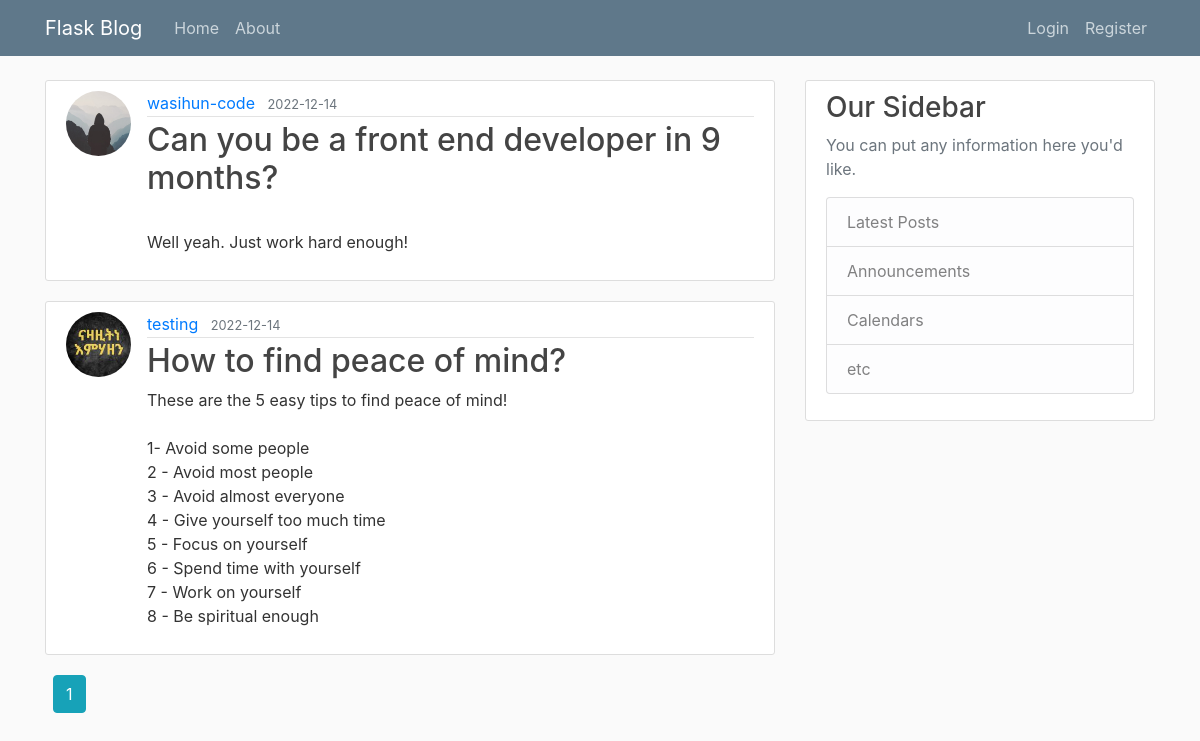
The app's page /index, older data.
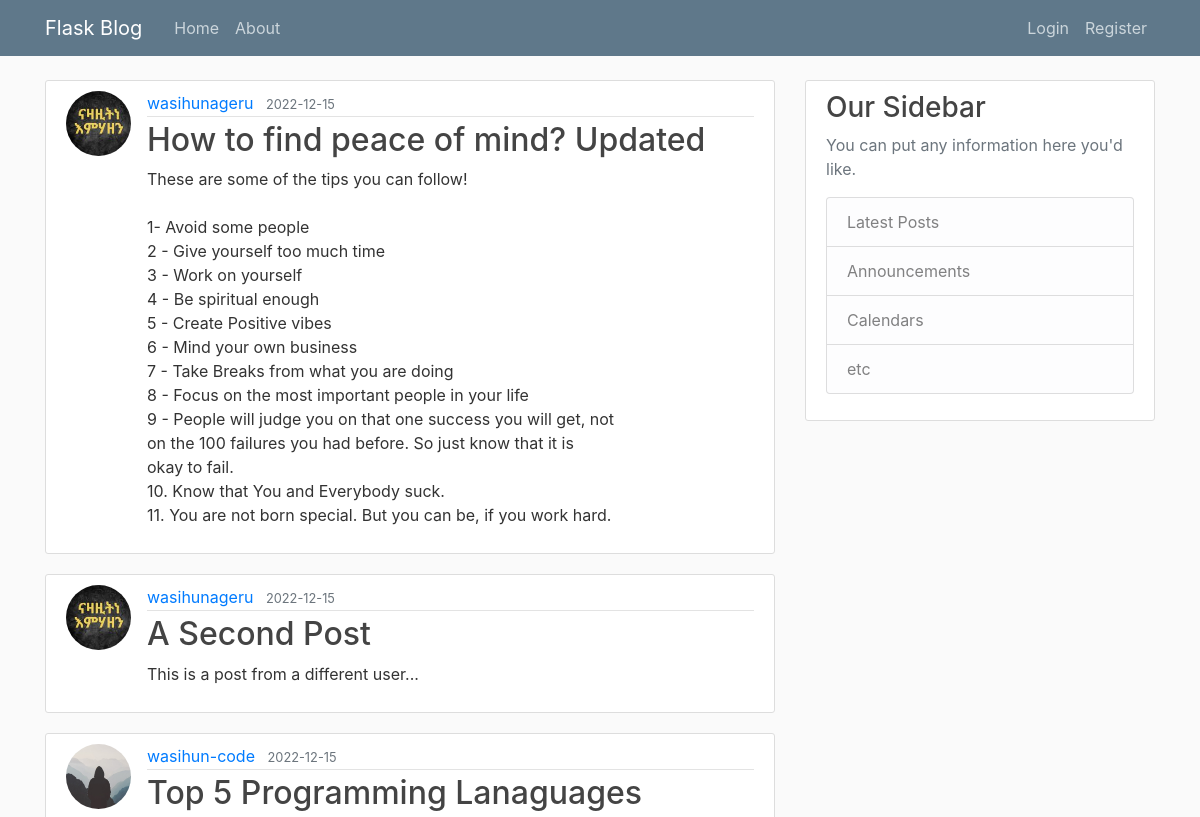
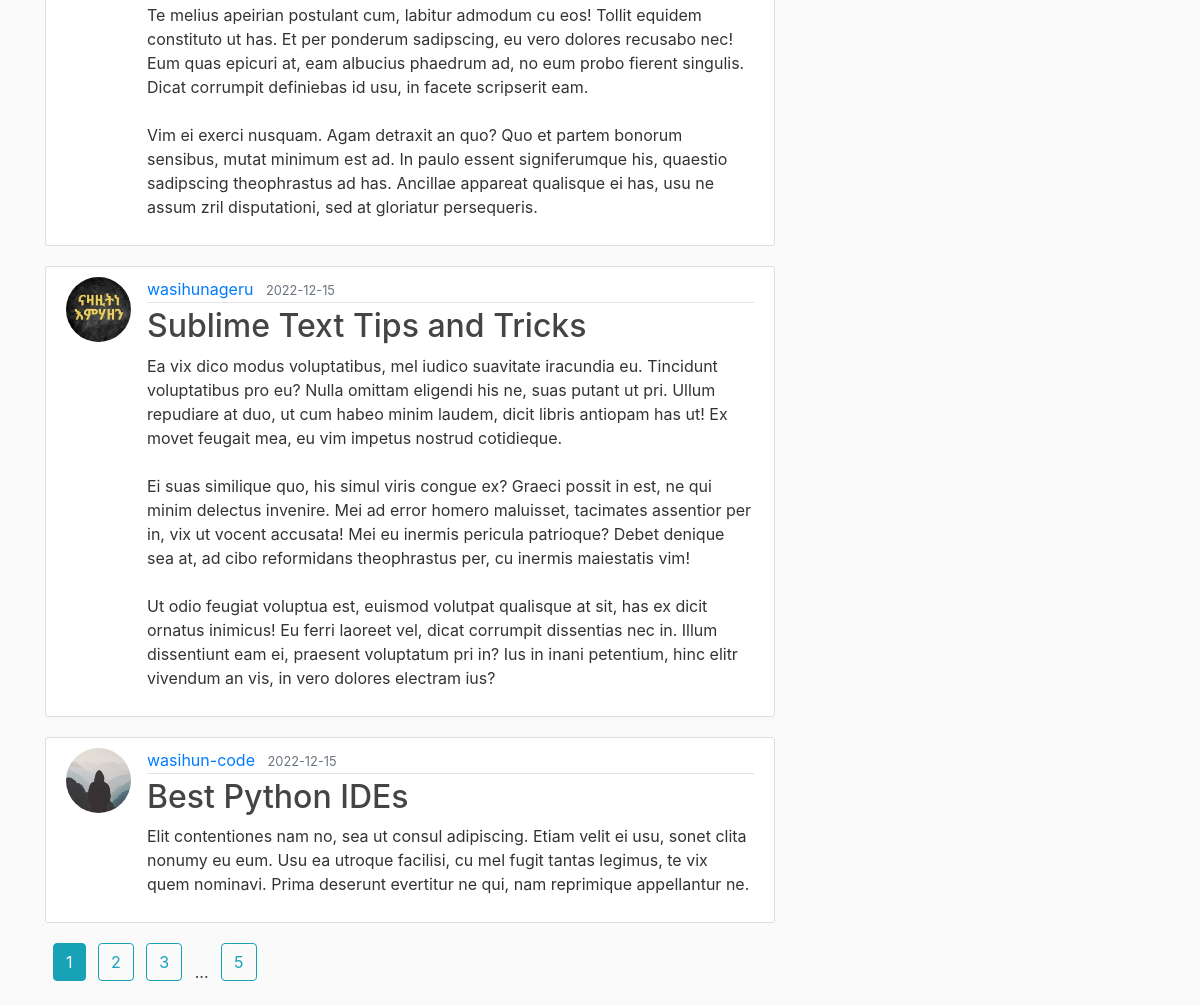
The same page, newer data (2 pictures, top to bottom).
### flaskblog/models.py (models this page shows, shortened)
class Post(db.Model):
    id = db.Column(db.Integer, primary_key=True)
    title = db.Column(db.String(100), nullable=False, unique=True)
    date_posted = db.Column(db.DateTime, nullable=False, default=datetime.utcnow())
    content = db.Column(db.Text, nullable=False)
    user_id = db.Column(db.Integer, db.ForeignKey("user.id"), nullable=False)

class User(db.Model, UserMixin):
    id = db.Column(db.Integer, primary_key=True)
    username = db.Column(db.String(20), unique=True, nullable=False)
    email = db.Column(db.String(120), unique=True, nullable=False)
    password = db.Column(db.String(60), nullable=False)
    image = db.Column(
        db.String(20),
        nullable=False,
        default="default.jpg",
    )
    posts = db.relationship("Post", backref="author", lazy=True)

### flaskblog/main/routes.py (the view)
@main.route("/")
@main.route("/index")
def index() -> str:
    page = request.args.get("page", 1, type=int)
    posts = Post.query.order_by(Post.date_posted.desc()).paginate(per_page=5, page=page)
    return render_template("main/index.html", posts=posts)

### flaskblog/templates/main/index.html (shortened to what this page needs)
{% extends 'layout.html' %}
{% block content %}
    {% for post in posts %}
        <article class="media content-section">
            <img class="rounded-circle article-img"
                src="{{url_for('static', filename='profile_pictures/'+post.author.image)}}" />
                <div class="media-body">
                    <div class="article-metadata">
                        <a class="mr-2" href="{{url_for('users.user_posts', username=post.author.username)}}">{{ post.author.username }}</a>
                        <small class="text-muted">{{ post.date_posted.strftime('%Y-%m-%d') }}</small>
                    </div>
                    <h2><a class="article-title" href=" {{ url_for('posts.post', post_id=post.id) }} ">
                        {{ post.title }}</a></h2>
                    <p class="article-content">{{ post.content }}</p>
                </div>
        </article>
    {% endfor %}
    {% for page_num in posts.iter_pages(left_edge=1, right_edge=1, left_current=1, right_current=2) %}
        {% if page_num %}
            {% if posts.page == page_num %}
                <a class="btn btn-info ml-2 mb-4" href={{ url_for('main.index', page=page_num)}}> {{ page_num }} </a>
            {% else %}
                <a class="btn btn-outline-info ml-2 mb-4" href={{ url_for('main.index', page=page_num )}}> {{ page_num }} </a>
            {% endif %}
        {% else %}
            <span class="ml-2"> ... </span>
        {% endif %}
    {% endfor %}
{% endblock content %}

### flaskblog/templates/layout.html (shortened to what this page needs)
<!doctype html>
<html lang="en">
  <head>
    <link rel="stylesheet" href="https://stackpath.bootstrapcdn.com/bootstrap/4.3.1/css/bootstrap.min.css">
    <link rel="stylesheet" type="text/css" href=" {{ url_for('static', filename='styles.css') }}" />
  </head>
  <body>
    <header class="site-header">
        <nav class="navbar navbar-expand-md navbar-dark bg-steel fixed-top">
          <div class="container">
            <a class="navbar-brand mr-4" href="/">Flask Blog</a>
            <div class="collapse navbar-collapse" id="navbarToggle">
              <div class="navbar-nav mr-auto">
                <a class="nav-item nav-link" href="{{ url_for('main.index') }}">Home</a>
                <a class="nav-item nav-link" href="{{ url_for('main.about') }}">About</a>
              </div>
              <div class="navbar-nav">
                {% if current_user.is_authenticated %}
                    <a class="nav-item nav-link" href="{{ url_for('posts.new_post') }}">New Post</a>
                    <a class="nav-item nav-link" href="{{ url_for('users.account') }}">Account</a>
                    <a class="nav-item nav-link" href="{{ url_for('users.logout') }}">Logout</a>
                {% else %}
                    <a class="nav-item nav-link" href="{{ url_for('users.login') }}">Login</a>
                    <a class="nav-item nav-link" href="{{ url_for('users.register') }}">Register</a>
                {% endif %}
              </div>
            </div>
          </div>
        </nav>
      </header>
      <main role="main" class="container mt-5">
        <div class="row">
          <div class="col-md-8">
            {% block content %}
            {% endblock %}
          </div>
          <div class="col-md-4">
            <div class="content-section">
              <h3>Our Sidebar</h3>
              <p class='text-muted'>You can put any information here you'd like.
                <ul class="list-group">
                  <li class="list-group-item list-group-item-light">Latest Posts</li>
                  <li class="list-group-item list-group-item-light">Announcements</li>
                  <li class="list-group-item list-group-item-light">Calendars</li>
                  <li class="list-group-item list-group-item-light">etc</li>
                </ul>
              </p>
            </div>
          </div>
        </div>
      </main>
    </body>
</html>

### flaskblog/static/styles.css (style rules this page uses)
body { background: #fafafa; color: #333333; margin-top: 5rem; }
h1, h2, h3, h4, h5, h6 { color: #444444; }
.bg-steel { background-color: #5f788a; }
.site-header .navbar-nav .nav-link { color: #cbd5db; }
.content-section { background: #ffffff; padding: 10px 20px; border: 1px solid #dddddd; border-radius: 3px; margin-bottom: 20px; }
.article-title { color: #444444; }
.article-content { white-space: pre-line; }
.article-img { height: 65px; width: 65px; margin-right: 16px; }
.article-metadata { padding-bottom: 1px; margin-bottom: 4px; border-bottom: 1px solid #e3e3e3 }

Row changes from the older to the newer data that the page shows:
no longer on this page (row unchanged): Post: image (placeholder picture), author.username "wasihun-code", date_posted "2022-12-14", title "Can you be a front end developer in 9 months?", content "Well yeah. Just work hard enough!"
removed Post: image (picture), author.username "testing", date_posted "2022-12-14", title "How to find peace of mind?", content "These are the 5 easy tips to find peace of mind! 1- Avoid some people 2 - Avoid most people 3 - Avoid almost everyone 4 - Give yourself too much time 5 - Focus on yourself 6 - Spend time with yourself 7 - Work on yourself 8 - Be spiritual enough"
added Post: image (picture), author.username "wasihunageru", date_posted "2022-12-15", title "How to find peace of mind? Updated", content "These are some of the tips you can follow! 1- Avoid some people 2 - Give yourself too much time 3 - Work on yourself 4 - Be spiritual enough 5 - Create Positive vibes 6 - Mind your own business 7 - Take Breaks from what you are doing 8 - Focus on the most important people in your life 9 - People will judge you on that one success you will get, not on the 100 failures you had before. So just know that it is okay to fail. 10. Know that You and Everybody suck. 11. You are not born special. But you can be, if you work hard."
added Post: image (picture), author.username "wasihunageru", date_posted "2022-12-15", title "A Second Post", content "This is a post from a different user..."
added Post: image (placeholder picture), author.username "wasihun-code", date_posted "2022-12-15", title "Top 5 Programming Lanaguages", content "Te melius apeirian postulant cum, labitur admodum cu eos! Tollit equidem constituto ut has. Et per ponderum sadipscing, eu vero dolores recusabo nec! Eum quas epicuri at, eam albucius phaedrum ad, no eum probo fierent singulis. Dicat corrumpit definiebas id usu, in facete scripserit eam. Vim ei exerci nusquam. Agam detraxit an quo? Quo et partem bonorum sensibus, mutat minimum est ad. In paulo essent signiferumque his, quaestio sadipscing theophrastus ad has. Ancillae appareat qualisque ei has, usu ne assum zril disputationi, sed at gloriatur persequeris."
added Post: image (picture), author.username "wasihunageru", date_posted "2022-12-15", title "Sublime Text Tips and Tricks", content "Ea vix dico modus voluptatibus, mel iudico suavitate iracundia eu. Tincidunt voluptatibus pro eu? Nulla omittam eligendi his ne, suas putant ut pri. Ullum repudiare at duo, ut cum habeo minim laudem, dicit libris antiopam has ut! Ex movet feugait mea, eu vim impetus nostrud cotidieque. Ei suas similique quo, his simul viris congue ex? Graeci possit in est, ne qui minim delectus invenire. Mei ad error homero maluisset, tacimates assentior per in, vix ut vocent accusata! Mei eu inermis pericula patrioque? Debet denique sea at, ad cibo reformidans theophrastus per, cu inermis maiestatis vim! Ut odio feugiat voluptua est, euismod volutpat qualisque at sit, has ex dicit ornatus inimicus! Eu…"
added Post: image (placeholder picture), author.username "wasihun-code", date_posted "2022-12-15", title "Best Python IDEs", content "Elit contentiones nam no, sea ut consul adipiscing. Etiam velit ei usu, sonet clita nonumy eu eum. Usu ea utroque facilisi, cu mel fugit tantas legimus, te vix quem nominavi. Prima deserunt evertitur ne qui, nam reprimique appellantur ne."
Text that changed along with them:
new list line: "2"
new list line: "3"
new list line: "5"
